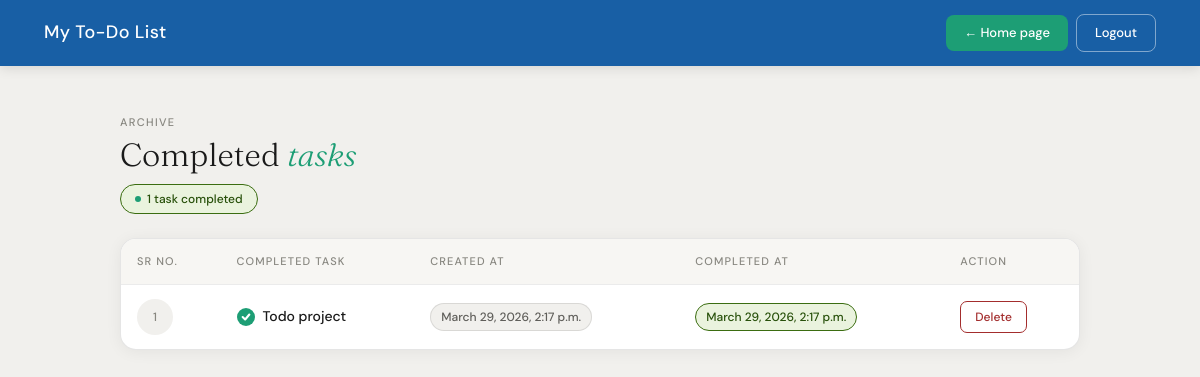
The app's page /completed_tasks/ (signed in) with its own data.
### practice/models.py (models this page shows)
class todo(models.Model):
    user= models.ForeignKey(User, on_delete=models.CASCADE, null=True, blank=True)
    title1=models.CharField(max_length=20)
    desc=models.CharField(max_length=100,blank=True,null=True)
    done=models.BooleanField(default=False)
    created_at=models.DateTimeField(default=datetime.now)
    due_date=models.DateField(null=True,blank=True)
    completed_at=models.DateTimeField(default=datetime.now,null=True,blank=True)
    order= models.PositiveIntegerField(default=0)
    class Meta:
        ordering = ['order']
    PRIORITY_CHOICES = [
        ('Low',    'Low'),
        ('Medium', 'Medium'),
        ('High',   'High'),
    ]
    priority  = models.CharField(
        max_length=10,
        choices=PRIORITY_CHOICES,
        default='High'
    )

### practice/views.py (the view)
# urls.py: path("completed_tasks/",comptaskpage,name="comptaskpage"),
@login_required(login_url='/login1/')
def comptaskpage(request):
    completed_tasks=todo.objects.filter(user=request.user,done=True)
    context={"tasks":completed_tasks}
    return render(request,"practice/comptask.html",context)

### practice/templates/practice/comptask.html (shortened to what this page needs)
<!DOCTYPE html>
<html lang="en">
<head>
  <link href="https://cdn.jsdelivr.net/npm/bootstrap@5.3.0/dist/css/bootstrap.min.css" rel="stylesheet">
</head>
<body>
  <nav class="navbar">
    <div class="container-fluid d-flex align-items-center gap-3">
      <a class="navbar-brand" href="/tasks/">My To-Do List</a>
      <div class="ms-auto d-flex align-items-center gap-2">
        <a href="/todo/" class="btn-nav-home">&#8592; Home page</a>
        {% if request.user.is_authenticated %}
          <a href='/logout1/' class="btn-nav-auth">Logout</a>
        {% else %}
          <a href='/login1/' class="btn-nav-auth">Login</a>
        {% endif %}
      </div>
    </div>
  </nav>
  {% block start %}
  <div class="page-wrap">
    <div class="page-header">
      <p class="page-eyebrow">Archive</p>
      <h1 class="page-heading">Completed <em>tasks</em></h1>
      <div class="summary-pill">
        <span class="pill-dot"></span>
        {{ tasks|length }} task{{ tasks|length|pluralize }} completed
      </div>
    </div>
    <div class="task-table-wrap">
      <table class="task-table">
        <thead>
          <tr>
            <th>Sr no.</th>
            <th>Completed task</th>
            <th>Created at</th>
            <th>Completed at</th>
            <th>Action</th>
          </tr>
        </thead>
        <tbody>
          {% for i in tasks %}
          <tr>
            <td><div class="task-num">{{ forloop.counter }}</div></td>
            <td>
              <div class="task-title">
                <span class="done-tick">
                  <svg viewBox="0 0 12 12">
                    <polyline points="2,6 5,9 10,3"/>
                  </svg>
                </span>
                {{ i.title1 }}
              </div>
            </td>
            <td><span class="date-badge">{{ i.created_at }}</span></td>
            <td><span class="date-badge completed">{{ i.completed_at }}</span></td>
            <td>
              <a href="/delete_comptask/{{ i.id }}" class="btn-delete">Delete</a>
            </td>
          </tr>
          {% endfor %}
        </tbody>
      </table>
    </div>
  </div>
  {% endblock %}
</body>
</html>

### practice/templates/practice/comptask.html (style rules this page uses)
*, *::before, *::after { box-sizing: border-box; }
body { font-family: 'DM Sans', sans-serif; background: #f1f0ed; min-height: 100vh; }
.navbar { background: #185FA5 !important; padding: 14px 2rem; box-shadow: 0 2px 12px rgba(0,0,0,0.12); }
.navbar-brand { color: #fff !important; font-size: 18px; font-weight: 500; letter-spacing: 0.02em; text-decoration: none; }
.btn-nav-home { background: #1D9E75; color: #fff; border: none; border-radius: 8px; font-family: 'DM Sans', sans-serif; font-size: 13px; font-weight: 500; padding: 8px 18px; text-decoration: none; transition: background 0.2s; }
.btn-nav-auth { background: transparent; color: #fff; border: 1px solid rgba(255,255,255,0.45); border-radius: 8px; font-family: 'DM Sans', sans-serif; font-size: 13px; font-weight: 500; padding: 8px 18px; text-decoration: none; transition: background 0.2s, border-color 0.2s; }
.page-wrap { display: flex; flex-direction: column; align-items: center; padding: 3rem 1rem 4rem; gap: 1.5rem; }
.page-header { width: 100%; max-width: 960px; }
.page-eyebrow { font-size: 11px; font-weight: 500; letter-spacing: 0.12em; text-transform: uppercase; color: #888780; margin-bottom: 6px; }
.page-heading { font-family: 'Fraunces', serif; font-size: 32px; font-weight: 300; line-height: 1.2; color: #1a1a1a; margin-bottom: 0; }
.page-heading em { font-style: italic; color: #1D9E75; }
.summary-pill { display: inline-flex; align-items: center; gap: 6px; background: #EAF3DE; border: 0.5px solid #3B6D11; border-radius: 20px; font-size: 12px; font-weight: 500; color: #27500A; padding: 5px 14px; margin-top: 10px; }
.pill-dot { width: 6px; height: 6px; border-radius: 50%; background: #1D9E75; }
.task-table-wrap { width: 100%; max-width: 960px; background: #fff; border: 0.5px solid rgba(0,0,0,0.1); border-radius: 16px; overflow: hidden; box-shadow: 0 2px 16px rgba(0,0,0,0.06); }
.task-table { width: 100%; border-collapse: collapse; font-size: 14px; }
.task-table thead tr { background: #f7f6f3; border-bottom: 1px solid rgba(0,0,0,0.08); }
.task-table thead th { font-size: 11px; font-weight: 500; letter-spacing: 0.1em; text-transform: uppercase; color: #888780; padding: 14px 16px; text-align: left; }
.task-table tbody tr { border-bottom: 0.5px solid rgba(0,0,0,0.06); transition: background 0.15s; }
.task-table tbody tr:last-child { border-bottom: none; }
.task-table tbody td { padding: 14px 16px; color: #1a1a1a; vertical-align: middle; }
.task-num { font-size: 12px; font-weight: 500; color: #888780; width: 36px; height: 36px; background: #f1f0ed; border-radius: 50%; display: flex; align-items: center; justify-content: center; }
.task-title { font-weight: 500; color: #1a1a1a; display: flex; align-items: center; gap: 8px; }
.done-tick { width: 18px; height: 18px; background: #1D9E75; border-radius: 50%; display: inline-flex; align-items: center; justify-content: center; flex-shrink: 0; }
.done-tick svg { width: 10px; height: 10px; stroke: #fff; fill: none; stroke-width: 2.5; stroke-linecap: round; stroke-linejoin: round; }
.date-badge { display: inline-block; font-size: 12px; font-weight: 500; padding: 4px 10px; border-radius: 20px; background: #f1f0ed; color: #5F5E5A; border: 0.5px solid rgba(0,0,0,0.1); }
.date-badge.completed { background: #EAF3DE; color: #27500A; border-color: #3B6D11; }
.btn-delete { background: #fff; color: #A32D2D; border: 0.5px solid #A32D2D; border-radius: 7px; font-family: 'DM Sans', sans-serif; font-size: 12px; font-weight: 500; padding: 6px 14px; text-decoration: none; transition: background 0.2s, color 0.2s; display: inline-block; }

### records on screen
todo: title1 "Todo project", created_at "March 29, 2026, 2:17 p.m.", completed_at "March 29, 2026, 2:17 p.m."

### other values on screen
{{ tasks|length }} "1"
